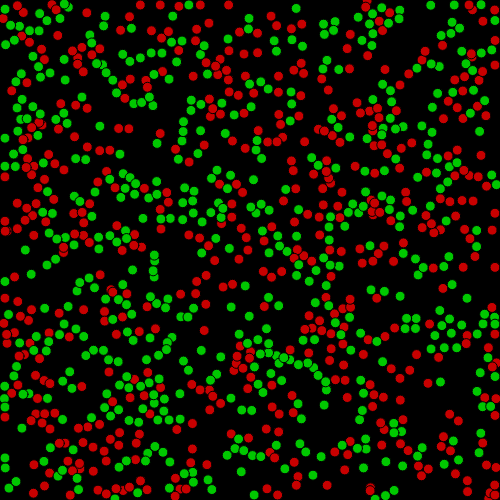
Frame 1 (no input)
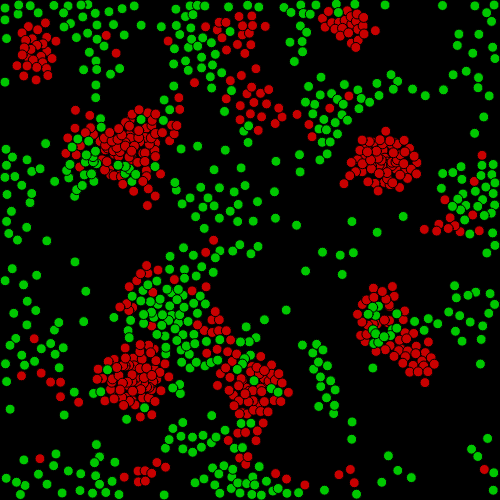
Frame 60 (no input)
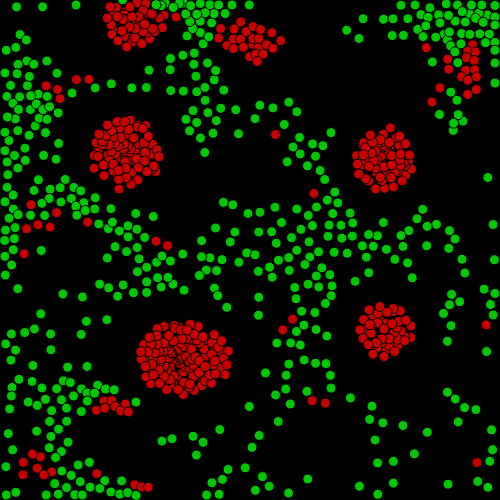
Frame 120 (the mouse pressed at the canvas centre since frame 60)

The p5.js sketch that drew these frames (run headless with seeded random() and noise() and a simulated clock; from frame 60 on, the mouse is pressed at the canvas centre):

// p5.js sketch
// ── sketch.js
let n;
let redParticles;
let blueParticles;
let greenParticles;
let whiteParticles;
let qtree;


function setup() {
  createCanvas(500,500);
  // frameRate(10);
  
  //initiating the particles
  n = 500;
  redParticles = new particleSystem(n,1);
  // blueParticles = new particleSystem(n,3);
  greenParticles = new particleSystem(n,2);
  // whiteParticles = new particleSystem(n,0)
}

function draw() {
  background(0);
  //constructing the quadtree 
  let boundary = new Rectangle(width/2,height/2,width,height);
  let qtree = new QuadTree(boundary,4);
  for(var i = 0;i<n;i++){
    let redP = redParticles.particles[i];
    // let blueP = blueParticles.particles[i];
    let greenP = greenParticles.particles[i];
    // let whiteP = whiteParticles.particles[i];
    qtree.insert(new Point(redP.position.x, redP.position.y, redP));
    // qtree.insert(new Point(blueP.position.x, blueP.position.y, blueP));
    qtree.insert(new Point(greenP.position.x, greenP.position.y, greenP));
    // qtree.insert(new Point(whiteP.position.x, whiteP.position.y, whiteP));
  }
  
  //attract(colour, intensity, quadtree)
  //repel(colour, intensity, quadtree)
  
  //write the rules, update, then show.
  //attract() and repel() Rules will just apply forces on particle's neighbors. update() will update all the velocity, position and acceleration components of particles. It will also trigger the collision engine.
  
  
  redParticles.attract(1,7,qtree);
  redParticles.attract(2,6,qtree);
  // redParticles.repel(0,5,qtree);
  // redParticles.repel(3,3,qtree);
  
  // greenParticles.repel(1,6,qtree);
  // greenParticles.repel(2,1,qtree);
  // greenParticles.repel(0,7,qtree);
  // greenParticles.attract(3,8,qtree);
  
  // whiteParticles.repel(0,10,qtree);
  // whiteParticles.attract(1,7,qtree);
  // whiteParticles.repel(2,9,qtree);
  // whiteParticles.repel(3,5,qtree);
  
  // blueParticles.repel(3,5,qtree);
  // blueParticles.attract(0,2,qtree);
  // blueParticles.repel(1,6,qtree);
  // blueParticles.attract(2,2,qtree);
  
  redParticles.update(qtree);
  // blueParticles.update(qtree);
  greenParticles.update(qtree);
  // whiteParticles.update(qtree);
  
  redParticles.show();
  // blueParticles.show();
  greenParticles.show();
  // whiteParticles.show();
  // qtree.show(); 
}
// ── particle.js
let palette = [
  [200, 200, 200], //white
  [200, 0, 0], //red
  [0, 200, 0], //green
  [0, 0, 200], //blue
  [200, 200, 0], //yellow
  [286, 85, 211], //purple
  [0, 255, 255], //cyan
  [238,120,238], //violet
  [178, 34, 34], //firebrick
  [128, 128, 128], //grey
];

class particle{
  
  constructor(x,y,r,colour,id,mass = 1,Vx = 0,Vy = 0,Ax = 0,Ay = 0){
    this.position = createVector(x,y);
    this.velocity = createVector(Vx,Vy);
    this.acceleration = createVector(Ax,Ay);
    this.colour = colour;
    this.radius = r;
    this.mass = mass;
    this.id = id;

    
  }
  
  update(){
    this.velocity.add(this.acceleration);  
    this.velocity.limit(3); 
    this.position.add(this.velocity);
    this.acceleration.mult(0);   //If you don't do this then the velocity becomes too much, and changes all of a sudden.
    this.velocity.mult(0.99);
  }
  
  applyForce(force){
    this.acceleration.add(force.div(this.mass));
  }
  
  show(){
    
    fill(palette[this.colour]);
    circle(this.position.x,this.position.y,this.radius*2);
    
    
  }
  
   edges(){
    //check edges
    if (this.position.x > height - this.radius) {
      this.position.x = height - this.radius;
      this.velocity.x *= -1;
    } else if (this.position.x < this.radius) {
      this.position.x = this.radius;
      this.velocity.x *= -1;
    }

    if (this.position.y > height - this.radius) {
      this.position.y = height - this.radius;
      this.velocity.y *= -1;
    } 
    else if (this.position.y < this.radius) {
      this.position.y = this.radius;
      this.velocity.y *= -1;
    }
  }
  
    collide(other){

      let impactVector = p5.Vector.sub(other.position,this.position);
      let distance = impactVector.mag();
      if(distance< this.radius + other.radius){

        //correct if particles intersect, else they stick and move as one.
        let overlap = distance-(other.radius + this.radius);
        let direction = impactVector.copy();
        direction.setMag(overlap*0.5);
        this.position.add(direction);
        other.position.sub(direction);
        distance = this.radius + other.radius;
        impactVector.setMag(distance);
      // final velocity formulas, denoted from conservation of momentum and kinetic energy


        let velocitySub = p5.Vector.sub(other.velocity, this.velocity);
        let numerator = 2*other.mass * p5.Vector.dot(velocitySub,impactVector);
        let denominator = (this.mass + other.mass) *distance*distance;
        let copy = impactVector.copy();
        this.velocity.add(p5.Vector.mult(copy,(numerator/denominator)));
        copy = impactVector.copy();

        numerator = -2*this.mass * p5.Vector.dot(velocitySub,impactVector);
        other.velocity.add(p5.Vector.mult(copy,(numerator/denominator)));
      }

  }

}
// ── particleSystem.js
// Set to keep track of checked particle pairs.
let checkedPairs = new Set();
let idGen = 1;

//This class creates a whole bunch of particles and stores them in an array. All the functions will apply to all the particles created.
class particleSystem{
  
  constructor(number, colour){
    this.numberOfParticles = number;
    this.colour = colour;
    this.particles = new Array();
    
    for(var i = 0;i< this.numberOfParticles;i++){
      this.particles.push(new particle(random(height),random(width),5,colour,idGen++));
    }
  }
  
  //quadtree is needed to apply forces as I did not make the attraction/repulsion functions to take another particle system as an argument. It can be done that way as well but qtree saves a lot of computation.
  attract(colour, intensity, qtree){
    
    for(let Particle of this.particles){
      let range = new Circle(Particle.position.x, Particle.position.y, 50);

      let neighbours = qtree.detectPoints(range);

      for(let neighbour of neighbours){
        
        if(neighbour.data.colour == colour){
          let distance = p5.Vector.sub(Particle.position,neighbour.data.position);

          if(distance.mag() > 0 && distance.mag() < 80){
            let force = distance.copy().setMag(intensity/distance.mag());
            Particle.applyForce(force.mult(-0.5));
            neighbour.data.applyForce(force.mult(0.5));
          }

        }
      }
    }
  }

  
  repel(colour, intensity, qtree){    
    
    for(let Particle of this.particles){
      let range = new Circle(Particle.position.x, Particle.position.y, 50);

      let neighbours = qtree.detectPoints(range);
      
      for(let neighbour of neighbours){
        if(neighbour.data.colour == colour){
          let distance = p5.Vector.sub(Particle.position,neighbour.data.position);

          if(distance.mag() > 0 && distance.mag() < 80){
            let force = distance.copy().setMag(intensity/distance.mag());
            Particle.applyForce(force.mult(0.5));
            neighbour.data.applyForce(force.mult(-0.5));
          }
        }
  
      }
    }
  }
  
  
  show(){
    for(let Particle of this.particles){
      Particle.show();
    }
  }
  
  
  update(qtree){
    checkedPairs.clear();
    
    for(let Particle of this.particles){
      Particle.update();
      Particle.edges();
      
      //for checking the collision status. Please check the Collision engine project for more details.
      let range = new Circle(Particle.position.x, Particle.position.y, 20);
      let neighbours = qtree.detectPoints(range);
      
      for(let neighbour of neighbours){
        let currentNearbyParticle = neighbour.data;
      //Making a simple encrypted string of pairs of particles and checking if they have been examined before. Here is where the ID assigned to the particle comes in use
        if(currentNearbyParticle !== Particle){
          let idA = currentNearbyParticle.id;
          let idB = Particle.id;

          let hashString = idA<idB ? `${idA}:${idB}` : `${idB}:${idA}`;
          if(!checkedPairs.has(hashString)){
            Particle.collide(currentNearbyParticle);
            checkedPairs.add(hashString);
          }
        }
      }
    }
  }
}
// ── quadtree.js
class Point{
  //data in this case is the particle data.
  constructor(x,y,data){
    this.x = x;
    this.y = y;
    this.data = data;
  }
}

class Rectangle{
  constructor(x,y,w,h){
    this.x = x;
    this.y = y;
    this.h = h;
    this.w = w;
  }
  
  contains(point){
    return (point.x < this.x + this.w && point.x >= this.x - this.w) &&
      (point.y < this.y+this.h && point.y>= this.y -this.h);
    }
  
  intersects(range){
        return !(range.x - range.w > this.x + this.w ||
      range.x + range.w < this.x - this.w ||
      range.y - range.h > this.y + this.h ||
      range.y + range.h < this.y - this.h);
  }
}

class Circle {
  constructor(x, y, r) {
    this.x = x;
    this.y = y;
    this.r = r;
    this.rSquared = this.r * this.r;
  }

  contains(point1) {
    // check if the point is in the circle by checking if the euclidean distance of
    // the point and the center of the circle if smaller or equal to the radius of
    // the circle
    let d = Math.pow(point1.x - this.x, 2) + Math.pow(point1.y - this.y, 2);
    return d <= this.rSquared;
  }
  
    //checks if a rectangle intersects a circle (for quadtree rectangles)
  intersects(range) {
    var xDist = Math.abs(range.x - this.x);
    var yDist = Math.abs(range.y - this.y);

    // radius of the circle
    var r = this.r;

    var w = range.w;
    var h = range.h;

    var edges = Math.pow(xDist - w, 2) + Math.pow(yDist - h, 2);

    // no intersection (radius + width or radius + height must be less than the distance between centers)
    if (xDist > r + w || yDist > r + h) return false;

    // intersection within the circle
    if (xDist <= w || yDist <= h) return true;

    // intersection on the edge of the circle
    return edges <= this.rSquared;
  }
}

class QuadTree{
  
  //n is the number of points it should consider in one rectangular boundary.
  constructor(boundary,n){
    this.boundary = boundary;
    this.capacity = n;
    this.points = [];
    this.divided = false;
  }
  
  subdivide(){
    let x = this.boundary.x;
    let y = this.boundary.y;
    let w = this.boundary.w;
    let h = this.boundary.h;
    
    let northWest = new QuadTree(new Rectangle(x - w/2, y - h/2, w/2, h/2),4);
    this.northWest = northWest;
    
    let northEast = new QuadTree(new Rectangle(x + w/2, y - h/2, w/2, h/2),4);
    this.northEast = northEast;
    
    let southWest = new QuadTree(new Rectangle(x - w/2, y + w/2, w/2, h/2),4);
    this.southWest = southWest;
    
    let southEast = new QuadTree(new Rectangle(x + w/2, y + w/2, w/2, h/2),4);
    this.southEast = southEast;
    
    this.divided = true;
  }
  
  insert(point){
    if(!this.boundary.contains(point)){
      return;
    }
    if(this.points.length < this.capacity){
      this.points.push(point);
      return true;
    }
    else{
      if(!this.divided){
        this.subdivide();
      }
      
      if(this.northEast.insert(point)){
        return true;
      }
      if(this.northWest.insert(point)){
        return true;
      }
      if(this.southEast.insert(point)){
        return true;
      }
      if(this.southWest.insert(point)){
        return true;
      }
    }
  }
  
  detectPoints(range, found){
    if(!found){
      found = [];
    }
    if(!this.boundary.intersects(range)){
      return;
    }
    
    for(let p of this.points){ 
      if(range.contains(p)){
        found.push(p);
      }
    }
    if(this.divided){
      this.northWest.detectPoints(range,found);
      this.northEast.detectPoints(range,found);
      this.southWest.detectPoints(range,found);
      this.southEast.detectPoints(range,found);
    }
    return found;
  }
  
    show(){
    noFill();
    stroke(255);
    strokeWeight(1);
     
    //draw current box
    rectMode(CENTER);
    rect(this.boundary.x,this.boundary.y,this.boundary.w*2,this.boundary.h*2);
    for(let p of this.points){
      strokeWeight(2);
      point(p.x,p.y);
    }
    if(this.divided){
      this.northEast.show();
      this.southEast.show();
      this.southWest.show();
      this.northWest.show();
    }
  }

  
}
